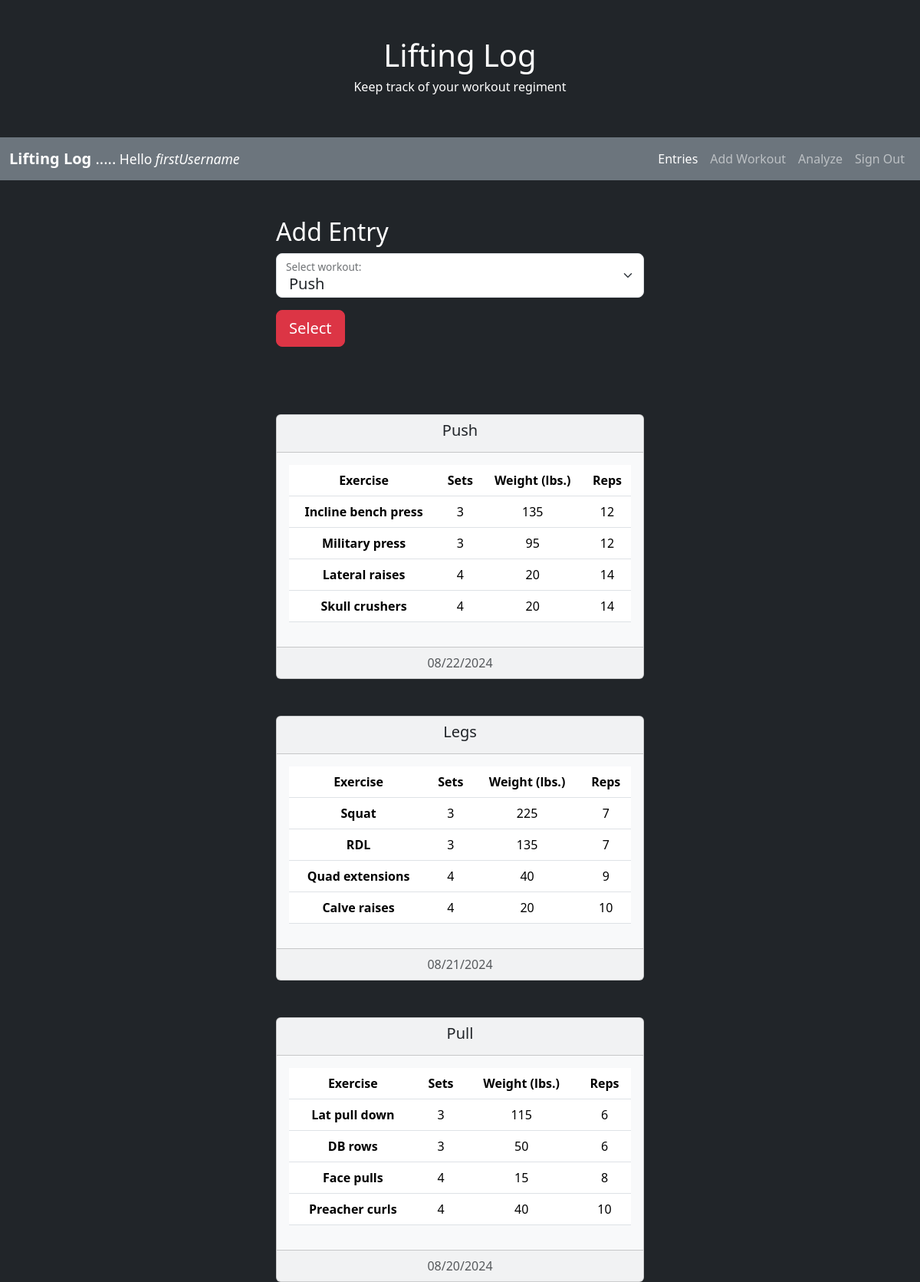
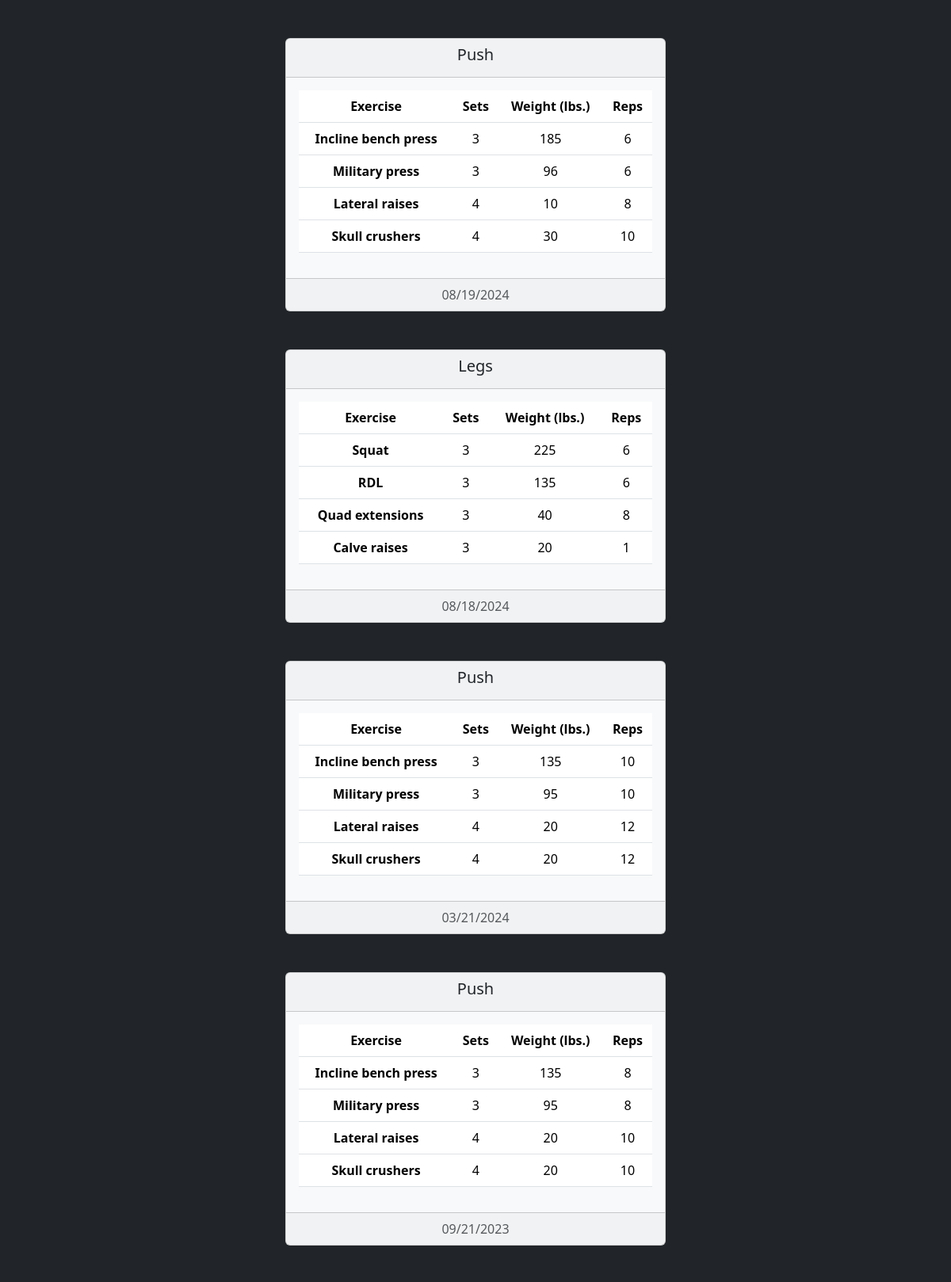
Screenshot of /entries (signed in, upper part) with the database file from the repository (2 pictures, top to bottom).
### app.py (models this page shows, shortened)
class User(UserMixin, db.Model):
	user_id = db.Column(db.Integer, primary_key=True)
	username = db.Column(db.String(30))
	email = db.Column(db.String(50))
	password = db.Column(db.String(50))

class Workout_log(db.Model):
	log_id = db.Column(db.Integer, primary_key=True)
	user_id = db.Column(db.Integer, db.ForeignKey('user.user_id'))
	workout_id = db.Column(db.Integer, db.ForeignKey('workout.workout_id'))
	log_date = db.Column(db.DateTime)
	workout = db.relationship('Workout', backref='logs')
	log_details = db.relationship('Log_details', backref='workout_log', lazy='dynamic')

class Workout(db.Model):
	workout_id = db.Column(db.Integer, primary_key=True)
	user_id = db.Column(db.Integer, db.ForeignKey('user.user_id'))
	workout_name = db.Column(db.String(50))
	exercises = db.relationship('Exercises', backref='workout', lazy='dynamic')

class Log_details(db.Model):
	detail_id = db.Column(db.Integer, primary_key=True)
	log_id = db.Column(db.Integer, db.ForeignKey('workout_log.log_id'))
	exercise_id = db.Column(db.Integer, db.ForeignKey('exercises.exercise_id'))
	sets = db.Column(db.Integer)
	weight = db.Column(db.Integer)
	repetitions = db.Column(db.Integer)
	exercise = db.relationship('Exercises')

class Exercises(db.Model):
	exercise_id = db.Column(db.Integer, primary_key=True)
	workout_id = db.Column(db.Integer, db.ForeignKey('workout.workout_id'))
	exercise_name = db.Column(db.String(50))

### app.py (the view, shortened to what this page needs)
@app.route('/entries', methods=['GET', 'POST'])
@login_required
def entries():
	form = WorkoutDetails()
	user_id = current_user.user_id
	workouts = Workout.query.filter_by(user_id=user_id).all()
	card_log = db.session.query(Workout_log).filter_by(user_id=user_id).order_by(Workout_log.log_date.desc()).all()
	selected_workout = None
	return render_template('entries.html', current_user=current_user, workouts=workouts,
											selected_workout=selected_workout, form=form, card_log=card_log)

### app.py
class WorkoutDetails(FlaskForm):
	exercises = FieldList(FormField(ExerciseDetails), min_entries=1)

class ExerciseDetails(FlaskForm):
	exercise_id = IntegerField('Exercise ID')
	sets = IntegerField('Sets', validators=[InputRequired('Sets performed is required')])
	weight = IntegerField('Weight', validators=[InputRequired('Weight is required')])
	reps = IntegerField('Reps', validators=[InputRequired('Reps performed is required')])
	class Meta:
		csrf = False

### app.py (called while the page is built)
@login_manager.user_loader
def load_user(user_id):
	return User.query.get(int(user_id))

### templates/entries.html (shortened to what this page needs)
<!DOCTYPE html>
<html lang="en">
    <head>
        <link href="https://cdn.jsdelivr.net/npm/bootstrap@5.3.3/dist/css/bootstrap.min.css"
        rel="stylesheet">
        <link href="{{ url_for('static', filename='theme.css') }}" rel="stylesheet">
    </head>
    <body class="bg-dark">
        <div class="container p-5 text-white text-center">
             <h1>Lifting Log</h1>
            <p class="h6">Keep track of your workout regiment</p>
        </div>
        <nav class="navbar navbar-expand-sm bg-secondary navbar-dark">
            <div class="container-fluid">
              <span class="navbar-brand"><b>Lifting Log</b> .....<small> Hello <i>{{ current_user.username }}</i></small></span>
                <ul class="navbar-nav">
                    <li class="nav-item"> <a class="nav-link active" href="{{ url_for('entries') }}">Entries</a>
                    </li>
                    <li class="nav-item"> <a class="nav-link" href="{{ url_for('addExercise') }}">Add Workout</a>
                    </li>
                    <li class="nav-item"> <a class="nav-link" href="{{ url_for('analyze') }}">Analyze</a>
                    </li>
                    <li class="nav-item"> <a class="nav-link" href="{{ url_for('logout') }}">Sign Out</a>
                    </li>
                </ul>
            </div>
        </nav>
        <div class="small-middle-container text-white pt-5">
            <h2> Add Entry </h2>
              <form method = "POST" action="{{ url_for('entries') }}">
                <div class="form-floating">
                    <select class="form-select form-select-lg" id="workout" name="workoutSelect">
                      {% for workout in workouts %}
                        <option value={{ workout.workout_id }}>{{ workout.workout_name }}</option>
                      {% endfor %}
                    </select>
                    <label for="workout" class="form-label">Select workout:</label>
                </div>
                <button type="submit" class="btn btn-danger btn-lg mt-3 mb-3">Select</button>
              </form>
        </div>
        <div class="small-middle-container pt-4 pb-4">
          {% for log in card_log %}
            <div class="card bg-light text-dark text-center mt-5">
                <div class="card-header">
                     <h5>{{ log.workout.workout_name }}</h5>
                </div>
                <div class="card-body">
                    <div class="table-responsive">
                        <table class="table">
                            <thead>
                                <tr>
                                    <th scope="col">Exercise</th>
                                    <th scope="col">Sets</th>
                                    <th scope="col">Weight (lbs.)</th>
                                    <th scope="col">Reps</th>
                                </tr>
                            </thead>
                            <tbody>
                                {% for detail in log.log_details %}
                                <tr>
                                    <th scope="row">{{ detail.exercise.exercise_name }}</th>
                                    <td>{{ detail.sets }}</td>
                                    <td>{{ detail.weight }}</td>
                                    <td>{{ detail.repetitions }}</td>
                                </tr>
                                {% endfor %}
                            </tbody>
                        </table>
                    </div>
                </div>
                <div class="card-footer text-muted">{{ log.log_date.strftime("%m/%d/%Y") }}</div>
            </div>
          {% endfor %}
        </div>
    </body>
</html>

### static/theme.css (style rules this page uses)
.small-middle-container { margin: auto; width: 40%; }

### rows the page displays
User: username "firstUsername"
Workout_log: workout.workout_name "Push", log_date "08/22/2024"
Log_details: exercise.exercise_name "Incline bench press", sets "3", weight "135", repetitions "12"
Log_details: exercise.exercise_name "Military press", sets "3", weight "95", repetitions "12"
Log_details: exercise.exercise_name "Lateral raises", sets "4", weight "20", repetitions "14"
Log_details: exercise.exercise_name "Skull crushers", sets "4", weight "20", repetitions "14"
Workout_log: workout.workout_name "Legs", log_date "08/21/2024"
Log_details: exercise.exercise_name "Squat", sets "3", weight "225", repetitions "7"
Log_details: exercise.exercise_name "RDL", sets "3", weight "135", repetitions "7"
Log_details: exercise.exercise_name "Quad extensions", sets "4", weight "40", repetitions "9"
Log_details: exercise.exercise_name "Calve raises", sets "4", weight "20", repetitions "10"
Workout_log: workout.workout_name "Pull", log_date "08/20/2024"
Log_details: exercise.exercise_name "Lat pull down", sets "3", weight "115", repetitions "6"
Log_details: exercise.exercise_name "DB rows", sets "3", weight "50", repetitions "6"
Log_details: exercise.exercise_name "Face pulls", sets "4", weight "15", repetitions "8"
Log_details: exercise.exercise_name "Preacher curls", sets "4", weight "40", repetitions "10"
Workout_log: workout.workout_name "Push", log_date "08/19/2024"
Log_details: exercise.exercise_name "Incline bench press", sets "3", weight "185", repetitions "6"
Log_details: exercise.exercise_name "Military press", sets "3", weight "96", repetitions "6"
Log_details: exercise.exercise_name "Lateral raises", sets "4", weight "10", repetitions "8"
Log_details: exercise.exercise_name "Skull crushers", sets "4", weight "30", repetitions "10"
Workout_log: workout.workout_name "Legs", log_date "08/18/2024"
Log_details: exercise.exercise_name "Squat", sets "3", weight "225", repetitions "6"
Log_details: exercise.exercise_name "RDL", sets "3", weight "135", repetitions "6"
Log_details: exercise.exercise_name "Quad extensions", sets "3", weight "40", repetitions "8"
Log_details: exercise.exercise_name "Calve raises", sets "3", weight "20", repetitions "1"
Workout_log: workout.workout_name "Push", log_date "03/21/2024"
Log_details: exercise.exercise_name "Incline bench press", sets "3", weight "135", repetitions "10"
Log_details: exercise.exercise_name "Military press", sets "3", weight "95", repetitions "10"
Log_details: exercise.exercise_name "Lateral raises", sets "4", weight "20", repetitions "12"
Log_details: exercise.exercise_name "Skull crushers", sets "4", weight "20", repetitions "12"
Workout_log: workout.workout_name "Push", log_date "09/21/2023"
Log_details: exercise.exercise_name "Incline bench press", sets "3", weight "135", repetitions "8"
Log_details: exercise.exercise_name "Military press", sets "3", weight "95", repetitions "8"
Log_details: exercise.exercise_name "Lateral raises", sets "4", weight "20", repetitions "10"
Log_details: exercise.exercise_name "Skull crushers", sets "4", weight "20", repetitions "10"

### other values shown
form field workoutSelect "Push"
